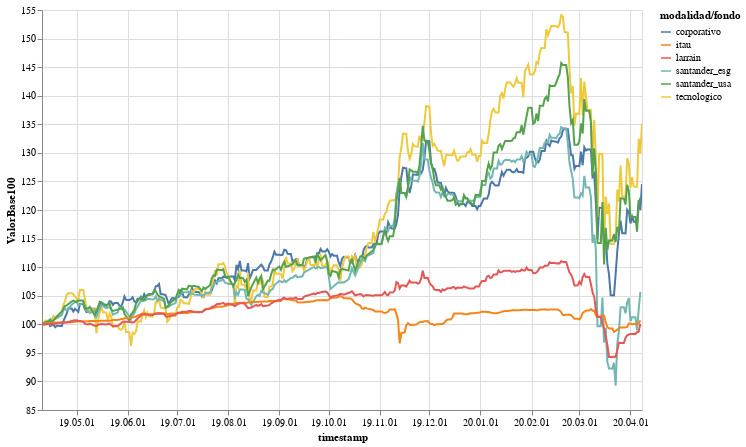

The notebook cell saved with this chart:
### Code cell
alt.Chart(
    results_df.reset_index(level=0),
    width=600, height=400
).mark_line().encode(
    alt.X("timestamp", type="temporal", axis=alt.Axis(format="%y.%m.%d")),
    alt.Y("ValorBase100", type="quantitative", scale=alt.Scale(zero=False)),
    tooltip=["modalidad/fondo", "timestamp", "ValorBase100"],
    color='modalidad/fondo',
).interactive()

### Figure 1 — Vega-Lite specification as saved in the notebook (floating-point values rounded to 4 significant figures; data arrays with more than 128 entries replaced by an {"elided": "..."} marker saying what was removed)
{"config": {"view": {"continuousWidth": 400, "continuousHeight": 300}}, "data": {"name": "data-d39fcc082e76fdc1f10452b3e657730f"}, "mark": "line", "encoding": {"color": {"type": "nominal", "field": "modalidad/fondo"}, "tooltip": [{"type": "nominal", "field": "modalidad/fondo"}, {"type": "nominal", "field": "timestamp"}, {"type": "quantitative", "field": "ValorBase100"}], "x": {"type": "temporal", "axis": {"format": "%y.%m.%d"}, "field": "timestamp"}, "y": {"type": "quantitative", "field": "ValorBase100", "scale": {"zero": false}}}, "height": 400, "selection": {"selector001": {"type": "interval", "bind": "scales", "encodings": ["x", "y"]}}, "width": 600, "$schema": "https://vega.github.io/schema/vega-lite/v4.8.1.json", "datasets": {"data-d39fcc082e76fdc1f10452b3e657730f": {"elided": "1921 records"}}}
